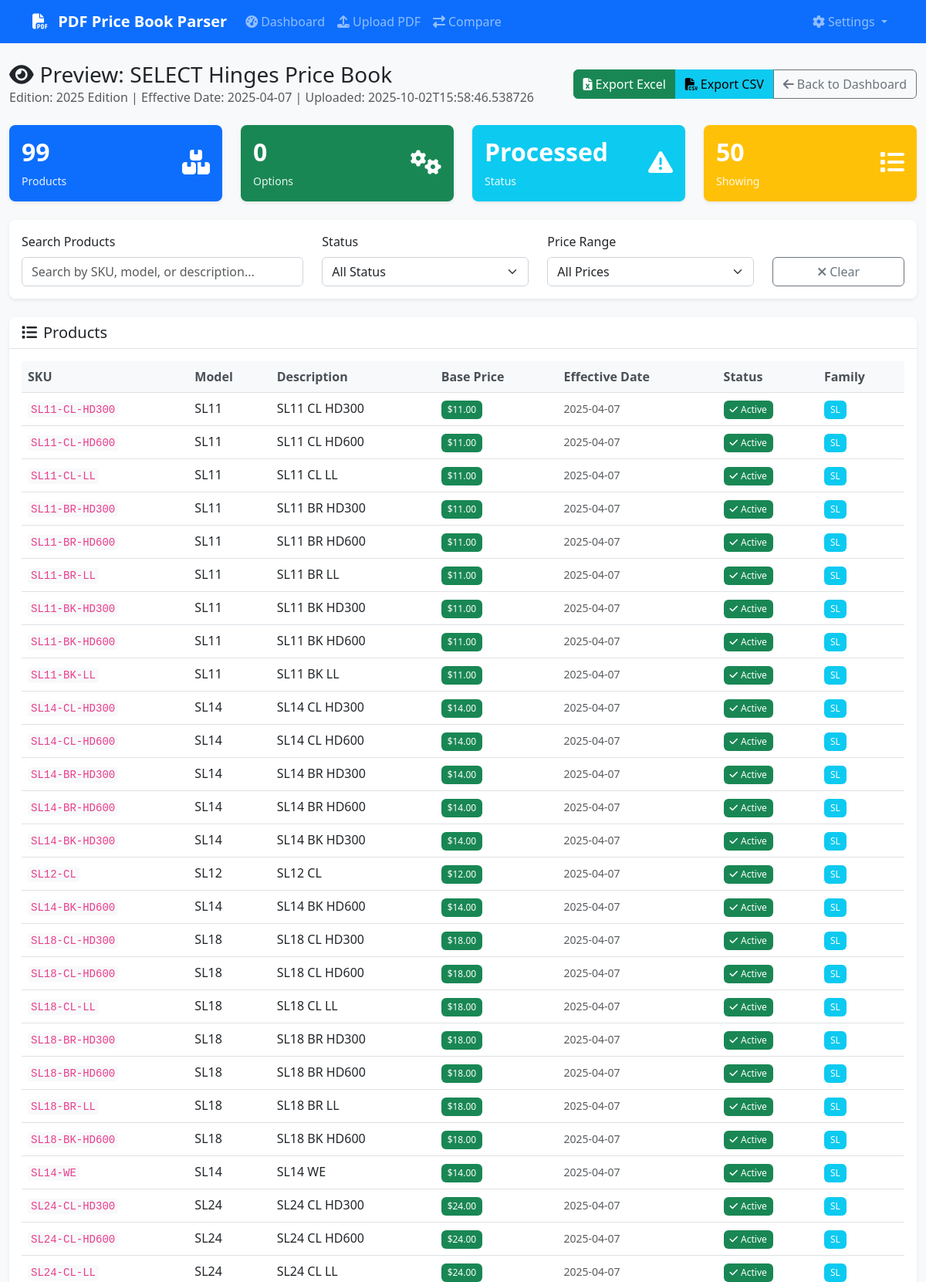
The app's page /preview/3 (upper part) with its own data.
### database/models.py (models this page shows)
class Manufacturer(Base):
    __tablename__ = 'manufacturers'
    id = Column(Integer, primary_key=True)
    name = Column(String(255), nullable=False)
    code = Column(String(50), unique=True, nullable=False)
    created_at = Column(DateTime, default=datetime.utcnow)
    price_books = relationship("PriceBook", back_populates="manufacturer")
    product_families = relationship("ProductFamily", back_populates="manufacturer")
    finishes = relationship("Finish", back_populates="manufacturer")

class PriceBook(Base):
    __tablename__ = 'price_books'
    id = Column(Integer, primary_key=True)
    manufacturer_id = Column(Integer, ForeignKey('manufacturers.id'), nullable=False)
    edition = Column(String(100))
    effective_date = Column(Date)
    upload_date = Column(DateTime, default=datetime.utcnow)
    file_path = Column(Text)
    file_size = Column(Integer)
    status = Column(String(50), default='processing')  # processing, completed, failed
    parsing_notes = Column(Text)
    manufacturer = relationship("Manufacturer", back_populates="price_books")
    products = relationship("Product", back_populates="price_book", cascade="all, delete-orphan")

class Product(Base):
    __tablename__ = 'products'
    id = Column(Integer, primary_key=True)
    family_id = Column(Integer, ForeignKey('product_families.id'))
    price_book_id = Column(Integer, ForeignKey('price_books.id', ondelete='CASCADE'), nullable=False)
    sku = Column(String(100), nullable=False)
    model = Column(String(100))
    description = Column(Text)
    base_price = Column(DECIMAL(10, 2))
    effective_date = Column(Date)
    retired_date = Column(Date)
    is_active = Column(Boolean, default=True)
    created_at = Column(DateTime, default=datetime.utcnow)
    updated_at = Column(DateTime, default=datetime.utcnow, onupdate=datetime.utcnow)
    family = relationship("ProductFamily", back_populates="products")
    price_book = relationship("PriceBook", back_populates="products")
    options = relationship("ProductOption", back_populates="product")
    prices = relationship("ProductPrice", back_populates="product")

class ProductFamily(Base):
    __tablename__ = 'product_families'
    id = Column(Integer, primary_key=True)
    manufacturer_id = Column(Integer, ForeignKey('manufacturers.id'), nullable=False)
    name = Column(String(255), nullable=False)
    category = Column(String(100))
    description = Column(Text)
    created_at = Column(DateTime, default=datetime.utcnow)
    manufacturer = relationship("Manufacturer", back_populates="product_families")
    products = relationship("Product", back_populates="family")

### app.py (the view)
@app.route('/preview/<int:price_book_id>')
def preview(price_book_id):
    try:
        summary = price_book_manager.get_price_book_summary(price_book_id)
        products = price_book_manager.get_products_by_price_book(price_book_id, limit=50)
        return render_template('preview.html',
                             summary=summary,
                             products=products,
                             price_book_id=price_book_id)
    except Exception as e:
        logger.error(f"Error loading preview: {e}")
        flash('Error loading preview', 'error')
        return redirect(url_for('index'))

### database/manager.py (called while the page is built)
    def get_session(self) -> Session:
        return self.db_manager.get_session()

### database/models.py (called while the page is built)
    def get_session(self):
        return self.SessionLocal()

### templates/preview.html (shortened to what this page needs)
{% extends "base.html" %}
{% block content %}
<div class="row">
    <div class="col-12">
        <div class="d-flex justify-content-between align-items-center mb-4">
            <div>
                <h1 class="h3 mb-0">
                    <i class="fas fa-eye me-2"></i>Preview: {{ summary.manufacturer }} Price Book
                </h1>
                <p class="text-muted mb-0">
                    Edition: {{ summary.edition or 'N/A' }} |
                    Effective Date: {{ summary.effective_date or 'N/A' }} |
                    Uploaded: {{ summary.upload_date }}
                </p>
            </div>
            <div class="btn-group">
                <a href="{{ url_for('export', price_book_id=price_book_id, format='excel') }}"
                   class="btn btn-success">
                    <i class="fas fa-file-excel me-1"></i>Export Excel
                </a>
                <a href="{{ url_for('export', price_book_id=price_book_id, format='csv') }}"
                   class="btn btn-info">
                    <i class="fas fa-file-csv me-1"></i>Export CSV
                </a>
                <a href="{{ url_for('index') }}" class="btn btn-outline-secondary">
                    <i class="fas fa-arrow-left me-1"></i>Back to Dashboard
                </a>
            </div>
        </div>
    </div>
</div>
<div class="row mb-4">
    <div class="col-md-3">
        <div class="card bg-primary text-white">
            <div class="card-body">
                <div class="d-flex justify-content-between">
                    <div>
                        <h4 class="card-title">{{ summary.product_count }}</h4>
                        <p class="card-text">Products</p>
                    </div>
                    <div class="align-self-center">
                        <i class="fas fa-boxes fa-2x"></i>
                    </div>
                </div>
            </div>
        </div>
    </div>
    <div class="col-md-3">
        <div class="card bg-success text-white">
            <div class="card-body">
                <div class="d-flex justify-content-between">
                    <div>
                        <h4 class="card-title">{{ summary.option_count }}</h4>
                        <p class="card-text">Options</p>
                    </div>
                    <div class="align-self-center">
                        <i class="fas fa-cogs fa-2x"></i>
                    </div>
                </div>
            </div>
        </div>
    </div>
    <div class="col-md-3">
        <div class="card bg-info text-white">
            <div class="card-body">
                <div class="d-flex justify-content-between">
                    <div>
                        <h4 class="card-title">{{ summary.status|title }}</h4>
                        <p class="card-text">Status</p>
                    </div>
                    <div class="align-self-center">
                        {% if summary.status == 'completed' %}
                            <i class="fas fa-check-circle fa-2x"></i>
                        {% elif summary.status == 'processing' %}
                            <i class="fas fa-spinner fa-spin fa-2x"></i>
                        {% else %}
                            <i class="fas fa-exclamation-triangle fa-2x"></i>
                        {% endif %}
                    </div>
                </div>
            </div>
        </div>
    </div>
    <div class="col-md-3">
        <div class="card bg-warning text-white">
            <div class="card-body">
                <div class="d-flex justify-content-between">
                    <div>
                        <h4 class="card-title">{{ products|length }}</h4>
                        <p class="card-text">Showing</p>
                    </div>
                    <div class="align-self-center">
                        <i class="fas fa-list fa-2x"></i>
                    </div>
                </div>
            </div>
        </div>
    </div>
</div>
<div class="row mb-4">
    <div class="col-12">
        <div class="card">
            <div class="card-body">
                <div class="row">
                    <div class="col-md-4">
                        <label for="searchInput" class="form-label">Search Products</label>
                        <input type="text" class="form-control" id="searchInput" placeholder="Search by SKU, model, or description...">
                    </div>
                    <div class="col-md-3">
                        <label for="statusFilter" class="form-label">Status</label>
                        <select class="form-select" id="statusFilter">
                            <option value="">All Status</option>
                        </select>
                    </div>
                    <div class="col-md-3">
                        <label for="priceFilter" class="form-label">Price Range</label>
                        <select class="form-select" id="priceFilter">
                            <option value="">All Prices</option>
                        </select>
                    </div>
                    <div class="col-md-2">
                        <label class="form-label">&nbsp;</label>
                        <button class="btn btn-outline-secondary w-100" onclick="clearFilters()">
                            <i class="fas fa-times me-1"></i>Clear
                        </button>
                    </div>
                </div>
            </div>
        </div>
    </div>
</div>
<div class="row">
    <div class="col-12">
        <div class="card">
            <div class="card-header">
                <h5 class="card-title mb-0">
                    <i class="fas fa-list me-2"></i>Products
                </h5>
            </div>
            <div class="card-body">
                <div class="table-responsive">
                    <table class="table table-hover" id="productsTable">
                        <thead>
                            <tr>
                                <th>SKU</th>
                                <th>Model</th>
                                <th>Description</th>
                                <th>Base Price</th>
                                <th>Effective Date</th>
                                <th>Status</th>
                                <th>Family</th>
                            </tr>
                        </thead>
                        <tbody>
                            {% for product in products %}
                            <tr data-sku="{{ product.sku|lower }}"
                                data-model="{{ product.model|lower }}"
                                data-description="{{ product.description|lower }}"
                                data-price="{{ product.base_price or 0 }}"
                                data-status="{{ 'active' if product.is_active else 'inactive' }}">
                                <td>
                                    <code>{{ product.sku }}</code>
                                </td>
                                <td>{{ product.model or 'N/A' }}</td>
                                <td>{{ product.description or 'N/A' }}</td>
                                <td>
                                    {% if product.base_price %}
                                        <span class="badge bg-success">${{ "%.2f"|format(product.base_price) }}</span>
                                    {% else %}
                                        <span class="text-muted">N/A</span>
                                    {% endif %}
                                </td>
                                <td>
                                    {% if product.effective_date %}
                                        <small class="text-muted">{{ product.effective_date }}</small>
                                    {% else %}
                                        <span class="text-muted">N/A</span>
                                    {% endif %}
                                </td>
                                <td>
                                    {% if product.is_active %}
                                        <span class="badge bg-success">
                                            <i class="fas fa-check me-1"></i>Active
                                        </span>
                                    {% else %}
                                        <span class="badge bg-secondary">
                                            <i class="fas fa-times me-1"></i>Inactive
                                        </span>
                                    {% endif %}
                                </td>
                                <td>
                                    {% if product.family %}
                                        <span class="badge bg-info">{{ product.family }}</span>
                                    {% else %}
                                        <span class="text-muted">N/A</span>
                                    {% endif %}
                                </td>
                            </tr>
                            {% endfor %}
                        </tbody>
                    </table>
                </div>
            </div>
        </div>
    </div>
</div>
{% endblock %}

### static/css/style.css (style rules this page uses)
:root { --primary-color: #0d6efd; --secondary-color: #6c757d; --success-color: #198754; --danger-color: #dc3545; --warning-color: #ffc107; --info-color: #0dcaf0; --light-color: #f8f9fa; --dark-color: #212529; }
body { font-family: 'Segoe UI', Tahoma, Geneva, Verdana, sans-serif; background-color: #f8f9fa; }
.card { border: none; box-shadow: 0 0.125rem 0.25rem rgba(0, 0, 0, 0.075); border-radius: 0.5rem; transition: box-shadow 0.15s ease-in-out; }
.card-header { background-color: #fff; border-bottom: 1px solid #dee2e6; border-radius: 0.5rem 0.5rem 0 0 !important; font-weight: 600; }
.btn { border-radius: 0.375rem; font-weight: 500; transition: all 0.15s ease-in-out; }
.table { margin-bottom: 0; }
.table th { border-top: none; font-weight: 600; color: #495057; background-color: #f8f9fa; }
.badge { font-size: 0.75em; font-weight: 500; padding: 0.375rem 0.5rem; }
.form-control, .form-select { border-radius: 0.375rem; border: 1px solid #ced4da; transition: border-color 0.15s ease-in-out, box-shadow 0.15s ease-in-out; }
.card.bg-primary, .card.bg-success, .card.bg-warning, .card.bg-info, .card.bg-danger { border: none; }
.card.bg-primary .card-title, .card.bg-success .card-title, .card.bg-warning .card-title, .card.bg-info .card-title, .card.bg-danger .card-title { font-size: 2rem; font-weight: 700; margin-bottom: 0.5rem; }
.card.bg-primary .card-text, .card.bg-success .card-text, .card.bg-warning .card-text, .card.bg-info .card-text, .card.bg-danger .card-text { font-size: 0.875rem; opacity: 0.9; margin-bottom: 0; }
code { background-color: #f8f9fa; color: #e83e8c; padding: 0.125rem 0.25rem; border-radius: 0.25rem; font-size: 0.875em; }

### records on screen
Manufacturer: manufacturer "SELECT Hinges"
PriceBook: edition "2025 Edition", status "Processed"
Product: sku "SL11-CL-HD300", model "SL11", description "SL11 CL HD300"
ProductFamily: family "SL" "SL" "SL" "SL" "SL" "SL" "SL" "SL" "SL" "SL" "SL" "SL" "SL" "SL" "SL" "SL" "SL" "SL" "SL" "SL" "SL" "SL" "SL" "SL" "SL" "SL" "SL"
Product: sku "SL11-CL-HD600", model "SL11", description "SL11 CL HD600"
Product: sku "SL11-CL-LL", model "SL11", description "SL11 CL LL"
Product: sku "SL11-BR-HD300", model "SL11", description "SL11 BR HD300"
Product: sku "SL11-BR-HD600", model "SL11", description "SL11 BR HD600"
Product: sku "SL11-BR-LL", model "SL11", description "SL11 BR LL"
Product: sku "SL11-BK-HD300", model "SL11", description "SL11 BK HD300"
Product: sku "SL11-BK-HD600", model "SL11", description "SL11 BK HD600"
Product: sku "SL11-BK-LL", model "SL11", description "SL11 BK LL"
Product: sku "SL14-CL-HD300", model "SL14", description "SL14 CL HD300"
Product: sku "SL14-CL-HD600", model "SL14", description "SL14 CL HD600"
Product: sku "SL14-BR-HD300", model "SL14", description "SL14 BR HD300"
Product: sku "SL14-BR-HD600", model "SL14", description "SL14 BR HD600"
Product: sku "SL14-BK-HD300", model "SL14", description "SL14 BK HD300"
Product: sku "SL12-CL", model "SL12", description "SL12 CL"
Product: sku "SL14-BK-HD600", model "SL14", description "SL14 BK HD600"
Product: sku "SL18-CL-HD300", model "SL18", description "SL18 CL HD300"
Product: sku "SL18-CL-HD600", model "SL18", description "SL18 CL HD600"
Product: sku "SL18-CL-LL", model "SL18", description "SL18 CL LL"
Product: sku "SL18-BR-HD300", model "SL18", description "SL18 BR HD300"
Product: sku "SL18-BR-HD600", model "SL18", description "SL18 BR HD600"
Product: sku "SL18-BR-LL", model "SL18", description "SL18 BR LL"
Product: sku "SL18-BK-HD600", model "SL18", description "SL18 BK HD600"
Product: sku "SL14-WE", model "SL14", description "SL14 WE"
Product: sku "SL24-CL-HD300", model "SL24", description "SL24 CL HD300"
Product: sku "SL24-CL-HD600", model "SL24", description "SL24 CL HD600"
Product: sku "SL24-CL-LL", model "SL24", description "SL24 CL LL"

### other values on screen
{{ summary.effective_date or 'N/A' }} "2025-04-07"
{{ summary.upload_date }} "2025-10-02T15:58:46.538726"
{{ summary.product_count }} "99"
{{ summary.option_count }} "0"
{{ products|length }} "50"
{{ "%.2f"|format(product.base_price) }} "11.00" "11.00" "11.00" "11.00" "11.00" "11.00" "11.00" "11.00" "11.00" "14.00" "14.00" "14.00" "14.00" "14.00" "12.00" "14.00" "18.00" "18.00" "18.00" "18.00" "18.00" "18.00" "18.00" "14.00" "24.00" "24.00" "24.00"
{{ product.effective_date }} "2025-04-07" "2025-04-07" "2025-04-07" "2025-04-07" "2025-04-07" "2025-04-07" "2025-04-07" "2025-04-07" "2025-04-07" "2025-04-07" "2025-04-07" "2025-04-07" "2025-04-07" "2025-04-07" "2025-04-07" "2025-04-07" "2025-04-07" "2025-04-07" "2025-04-07" "2025-04-07" "2025-04-07" "2025-04-07" "2025-04-07" "2025-04-07" "2025-04-07" "2025-04-07" "2025-04-07"
